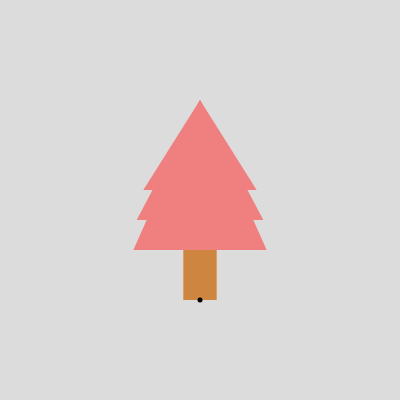
Frame 1 (no input)
Frame 60 (no input): identical to frame 1, image omitted
Frame 120 (the mouse pressed at the canvas centre since frame 60): identical to frame 1, image omitted

The p5.js sketch that drew this single still picture (run headless with seeded random() and noise() and a simulated clock; from frame 60 on, the mouse is pressed at the canvas centre):

// p5.js sketch
// ── sketch.js
var tree;

function setup() {
    createCanvas(400, 400);

    tree = new Tree(width / 2, 3 * height / 4, 200);
}

function draw() {
    background(220);

    tree.draw();

    // reference point
    stroke(0);
    strokeWeight(5);
    point(tree.x, tree.y);
}

// ── Tree.js
class Tree {
    /*
    Creates a tree using 3 triangles and a rectangle for the trunk.

    The tree is positioned using the bottom midpoint of the trunk.
    */
    constructor(x, y, height) {
        this.x = x;
        this.y = y;
        this.h = height;
        this.w = (2 * this.h) / 3;

        this.trunk_w = this.w / 4;
        this.trunk_h = this.h / 4;
    }

    draw() {
        noStroke();
        //trunk
        // fill(160, 85, 45);
        fill(205, 133, 63);
        rect(
            this.x - this.trunk_w / 2,
            this.y - this.trunk_h,
            this.trunk_w,
            this.trunk_h
        );
        // canopy
        // fill(0, 100, 0);
        fill(240, 128, 128);
        triangle(
            this.x - this.w / 2,
            this.y - this.trunk_h,
            this.x + this.w / 2,
            this.y - this.trunk_h,
            this.x,
            this.y - this.h,
        );
        var a = 0.95;
        var b = 1.6;
        triangle(
            this.x - a * this.w / 2,
            this.y - b * this.trunk_h,
            this.x + a * this.w / 2,
            this.y - b * this.trunk_h,
            this.x,
            this.y - this.h,
        );
        a = 0.85;
        b = 2.2;
        triangle(
            this.x - a * this.w / 2,
            this.y - b * this.trunk_h,
            this.x + a * this.w / 2,
            this.y - b * this.trunk_h,
            this.x,
            this.y - this.h,
        );
    }
}
